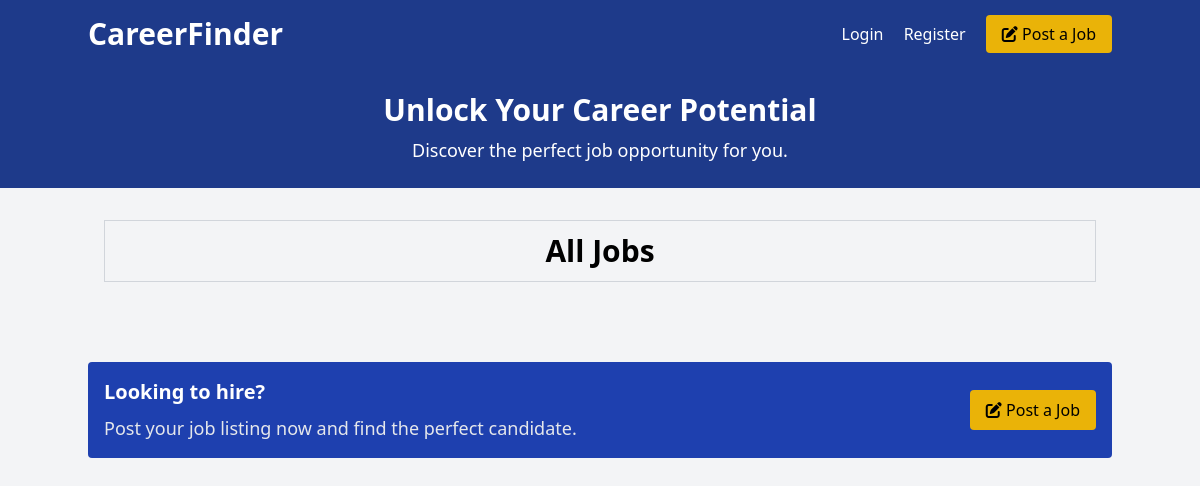
Before: /listings.php with the older database file.
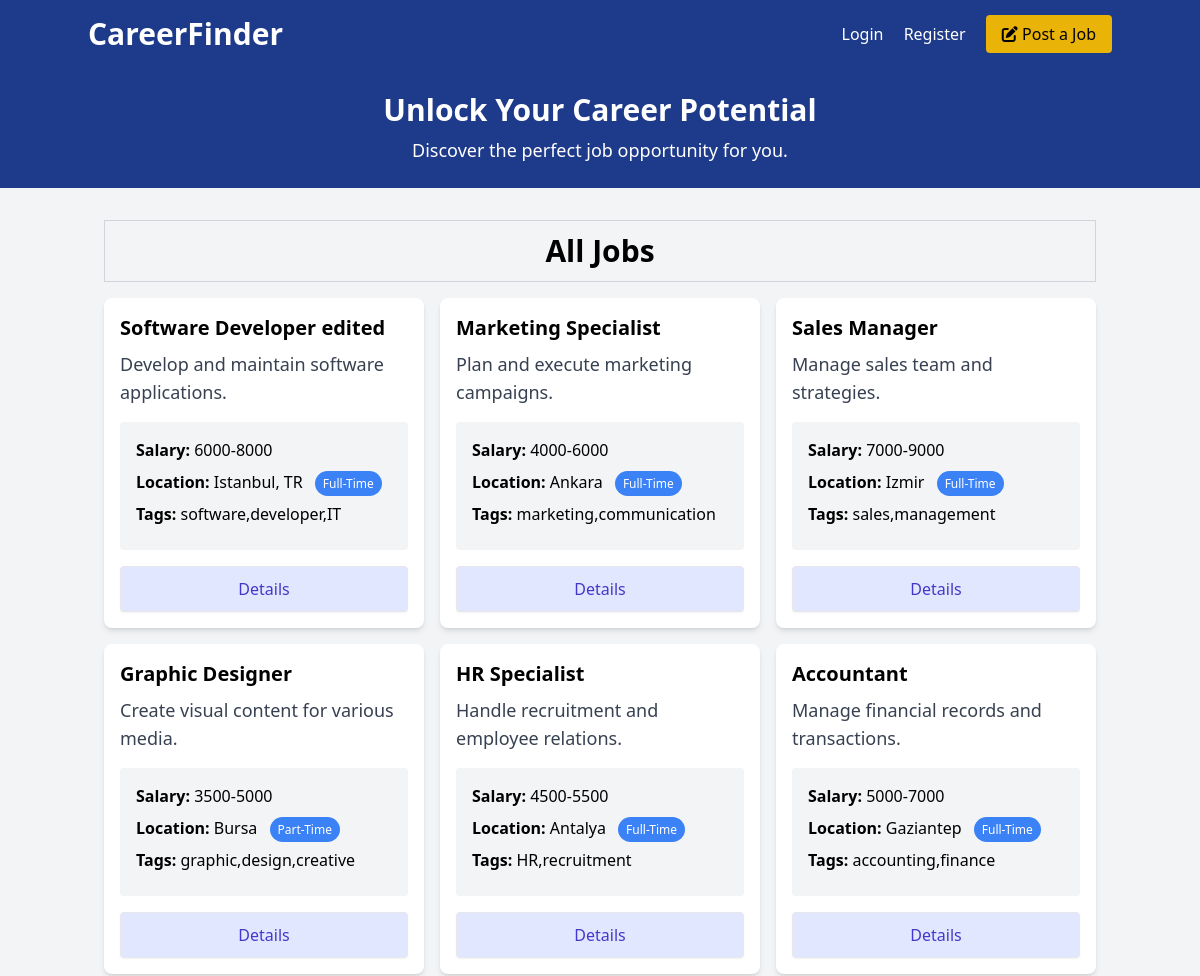
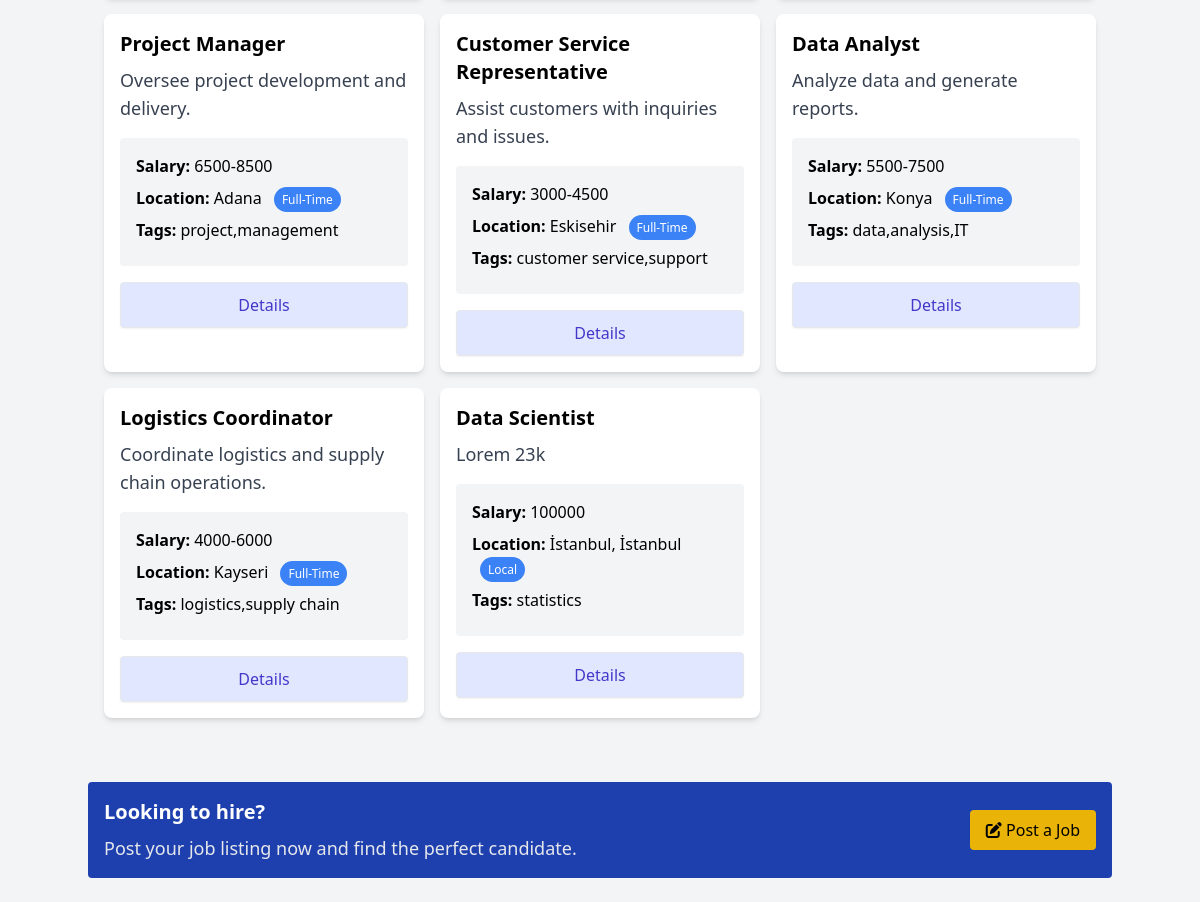
After: the same page with the newer database file (2 pictures, top to bottom).
### tables this page shows
CREATE TABLE jobs (
        id INTEGER PRIMARY KEY AUTOINCREMENT,
        title TEXT NOT NULL,
        description TEXT NOT NULL,
        salary TEXT NOT NULL,
        location TEXT NOT NULL,
        type TEXT NOT NULL,
        tags TEXT NOT NULL,
        requirements TEXT NOT NULL,
        benefits TEXT NOT NULL,
        company TEXT NOT NULL,
        address TEXT NOT NULL,
        city TEXT NOT NULL,
        state TEXT NOT NULL,
        phone TEXT NOT NULL,
        email TEXT NOT NULL,
        creator_email TEXT NOT NULL,
        created_at TEXT DEFAULT CURRENT_TIMESTAMP
    );

### listings.php (the view)
<?php include 'templates/header.php'; ?>
<section class="bg-blue-900 text-white py-6 text-center">
    <div class="container mx-auto">
        <h2 class="text-3xl font-semibold">Unlock Your Career Potential</h2>
        <p class="text-lg mt-2">Discover the perfect job opportunity for you.</p>
    </div>
</section>
<section>
    <div class="container mx-auto p-4 mt-4">
        <div class="text-center text-3xl mb-4 font-bold border border-gray-300 p-3">All Jobs</div>
        <div class="grid grid-cols-1 md:grid-cols-3 gap-4 mb-6">
            <?php
            include 'config.php';
            $stmt = $pdo->query("SELECT * FROM jobs ORDER BY created_at DESC");
            while ($job = $stmt->fetch()) {
                echo '<div class="rounded-lg shadow-md bg-white">
                        <div class="p-4">
                            <h2 class="text-xl font-semibold">' . htmlspecialchars($job["title"]) . '</h2>
                            <p class="text-gray-700 text-lg mt-2">' . htmlspecialchars($job["description"]) . '</p>
                            <ul class="my-4 bg-gray-100 p-4 rounded">
                                <li class="mb-2"><strong>Salary:</strong> ' . htmlspecialchars($job["salary"]) . '</li>
                                <li class="mb-2"><strong>Location:</strong> ' . htmlspecialchars($job["location"]) . '
                                    <span class="text-xs bg-blue-500 text-white rounded-full px-2 py-1 ml-2">' . htmlspecialchars($job["type"]) . '</span>
                                </li>
                                <li class="mb-2"><strong>Tags:</strong> ' . htmlspecialchars($job["tags"]) . '</li>
                            </ul>
                            <a href="details.php?id=' . $job["id"] . '" class="block w-full text-center px-5 py-2.5 shadow-sm rounded border text-base font-medium text-indigo-700 bg-indigo-100 hover:bg-indigo-200">Details</a>
                        </div>
                    </div>';
            }
            ?>
        </div>
    </div>
</section>
<?php include 'templates/footer.php'; ?>

Changed rows visible on the page:
added jobs: title "Software Developer edited", description "Develop and maintain software applications.", salary "6000-8000", location "Istanbul, TR", type "Full-Time", tags "software,developer,IT"
added jobs: title "Marketing Specialist", description "Plan and execute marketing campaigns.", salary "4000-6000", location "Ankara", type "Full-Time", tags "marketing,communication"
added jobs: title "Sales Manager", description "Manage sales team and strategies.", salary "7000-9000", location "Izmir", type "Full-Time", tags "sales,management"
added jobs: title "Graphic Designer", description "Create visual content for various media.", salary "3500-5000", location "Bursa", type "Part-Time", tags "graphic,design,creative"
added jobs: title "HR Specialist", description "Handle recruitment and employee relations.", salary "4500-5500", location "Antalya", type "Full-Time", tags "HR,recruitment"
added jobs: title "Accountant", description "Manage financial records and transactions.", salary "5000-7000", location "Gaziantep", type "Full-Time", tags "accounting,finance"
added jobs: title "Project Manager", description "Oversee project development and delivery.", salary "6500-8500", location "Adana", type "Full-Time", tags "project,management"
added jobs: title "Customer Service Representative", description "Assist customers with inquiries and issues.", salary "3000-4500", location "Eskisehir", type "Full-Time", tags "customer service,support"
added jobs: title "Data Analyst", description "Analyze data and generate reports.", salary "5500-7500", location "Konya", type "Full-Time", tags "data,analysis,IT"
added jobs: title "Logistics Coordinator", description "Coordinate logistics and supply chain operations.", salary "4000-6000", location "Kayseri", type "Full-Time", tags "logistics,supply chain"
added jobs: title "Data Scientist", description "Lorem 23k", salary "100000", location "İstanbul, İstanbul", type "Local", tags "statistics"
